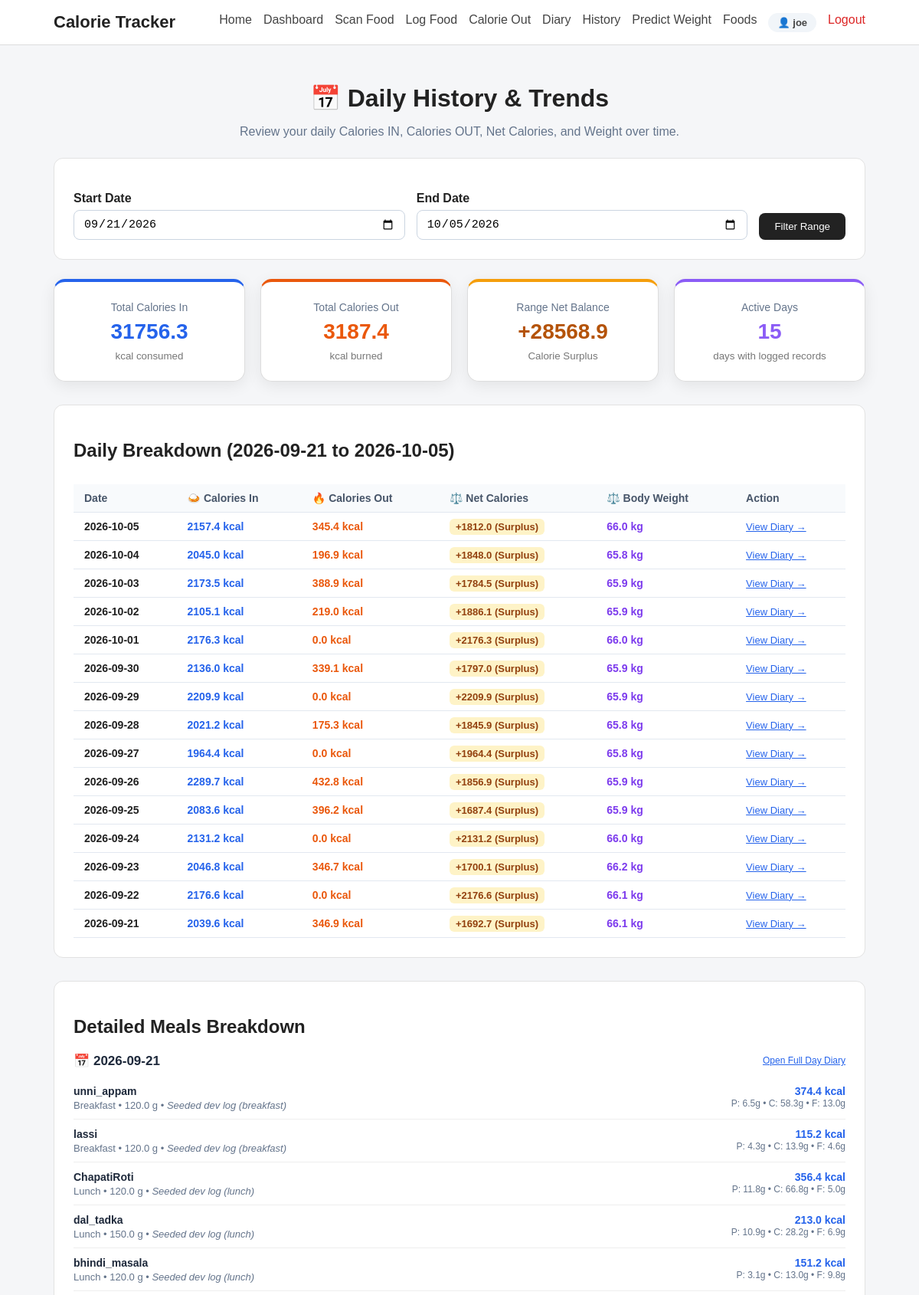
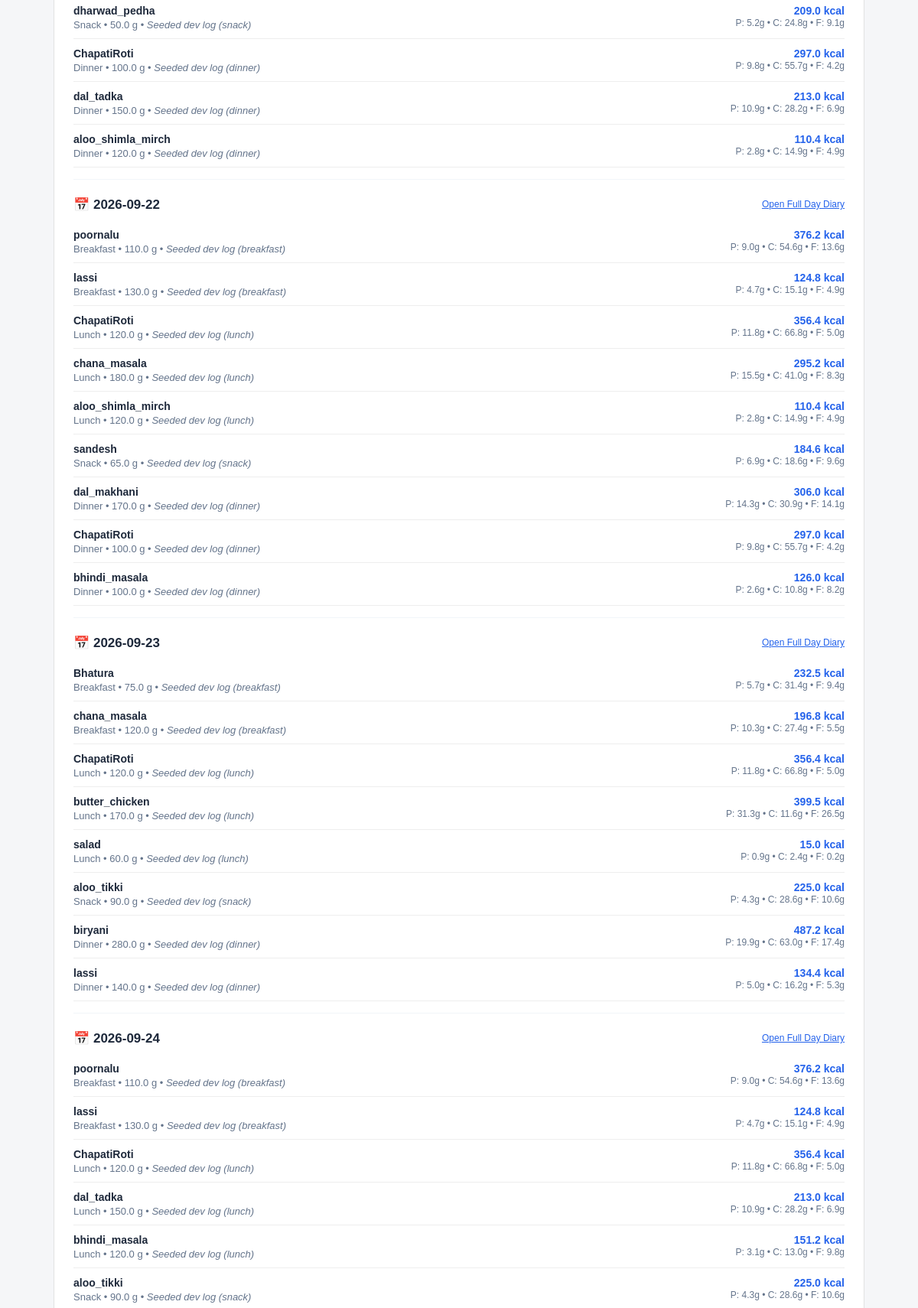
Screenshot of /history (signed in, upper part) with the database file from the repository (2 pictures, top to bottom).
### tables this page shows
CREATE TABLE users (
            id INTEGER PRIMARY KEY AUTOINCREMENT,
            username TEXT NOT NULL,
            email TEXT NOT NULL UNIQUE,
            password_hash TEXT NOT NULL,
            created_at TIMESTAMP DEFAULT CURRENT_TIMESTAMP
        );

CREATE TABLE calorie_in_records (
            id INTEGER PRIMARY KEY AUTOINCREMENT,
            user_id INTEGER NOT NULL,
            dish_name TEXT NOT NULL,
            quantity REAL NOT NULL,
            meal_type TEXT,
            calories REAL DEFAULT 0.0,
            carbohydrates REAL DEFAULT 0.0,
            protein REAL DEFAULT 0.0,
            fats REAL DEFAULT 0.0,
            free_sugar REAL DEFAULT 0.0,
            fibre REAL DEFAULT 0.0,
            sodium REAL DEFAULT 0.0,
            calcium REAL DEFAULT 0.0,
            iron REAL DEFAULT 0.0,
            vitamin_c REAL DEFAULT 0.0,
            folate REAL DEFAULT 0.0,
            notes TEXT DEFAULT '',
            recorded_date TEXT NOT NULL,
            recorded_time TEXT,
            created_at TIMESTAMP DEFAULT CURRENT_TIMESTAMP,
            FOREIGN KEY (user_id) REFERENCES users(id) ON DELETE CASCADE
        );

### app.py (the view)
@app.route(
    "/history",
    methods=["GET", "POST"]
)
@login_required
def history():
    user_id = session.get("user_id")
    if request.method == "POST":
        start_date = request.form.get("start_date", "").strip()
        end_date = request.form.get("end_date", "").strip()
    else:
        start_date = request.args.get("start_date", "").strip()
        end_date = request.args.get("end_date", "").strip()
    today = datetime.now()
    if not start_date and not end_date:
        end_date = today.strftime("%Y-%m-%d")
        start_date = (today - timedelta(days=14)).strftime("%Y-%m-%d")
    elif not start_date:
        start_date = (today - timedelta(days=14)).strftime("%Y-%m-%d")
    elif not end_date:
        end_date = today.strftime("%Y-%m-%d")
    try:
        start = datetime.strptime(start_date, "%Y-%m-%d")
        end = datetime.strptime(end_date, "%Y-%m-%d")
    except ValueError:
        flash("Please enter valid dates (YYYY-MM-DD).", "error")
        return redirect(url_for("history"))
    if start > end:
        flash("Start date must be before or equal to end date.", "error")
        return redirect(url_for("history"))
    daily_history = get_user_history_daily(user_id, start_date, end_date, order="DESC")
    entries = get_diary_range_user(user_id, start_date, end_date)
    grouped = group_by_date(entries)
    totals = calculate_totals(entries)
    total_in = float(totals.get("Calories (kcal)", 0.0))
    total_burned = float(sum(d["calories_out"] for d in daily_history))
    total_net = round(total_in - total_burned, 1)
    return render_template(
        "history.html",
        entries=entries,
        grouped=grouped,
        totals=totals,
        daily_history=daily_history,
        total_in=round(total_in, 1),
        total_burned=round(total_burned, 1),
        total_net=total_net,
        start_date=start_date,
        end_date=end_date
    )

### templates/history.html (shortened to what this page needs)
{% extends "base.html" %}
{% block content %}
<div class="page-header" style="text-align: center; margin-bottom: 25px;">
    <h1>📅 Daily History &amp; Trends</h1>
    <p style="color: #64748b;">
        Review your daily Calories IN, Calories OUT, Net Calories, and Weight over time.
    </p>
</div>
<div class="card" style="margin-bottom: 25px;">
    <form method="GET" action="{{ url_for('history') }}" style="display: flex; flex-wrap: wrap; gap: 15px; align-items: flex-end; justify-content: space-between;">
        <div style="flex: 1; min-width: 180px;">
            <label for="start_date" style="font-weight: 600; display: block; margin-bottom: 6px;">Start Date</label>
            <input
                type="date"
                id="start_date"
                name="start_date"
                value="{{ start_date }}"
                style="width: 100%; padding: 9px 12px; border: 1px solid #cbd5e1; border-radius: 8px;"
                required
            >
        </div>
        <div style="flex: 1; min-width: 180px;">
            <label for="end_date" style="font-weight: 600; display: block; margin-bottom: 6px;">End Date</label>
            <input
                type="date"
                id="end_date"
                name="end_date"
                value="{{ end_date }}"
                style="width: 100%; padding: 9px 12px; border: 1px solid #cbd5e1; border-radius: 8px;"
                required
            >
        </div>
        <div style="display: flex; gap: 8px;">
            <button type="submit" class="button" style="margin: 0; padding: 10px 20px;">
                Filter Range
            </button>
        </div>
    </form>
</div>
<div class="summary-grid" style="margin-bottom: 30px;">
    <div class="summary-card" style="border-top: 4px solid #2563eb;">
        <span style="color: #64748b; font-size: 14px;">Total Calories In</span>
        <strong style="color: #2563eb; font-size: 28px; margin: 8px 0;">
            {{ "%.1f"|format(total_in) }}
        </strong>
        <small>kcal consumed</small>
    </div>
    <div class="summary-card" style="border-top: 4px solid #ea580c;">
        <span style="color: #64748b; font-size: 14px;">Total Calories Out</span>
        <strong style="color: #ea580c; font-size: 28px; margin: 8px 0;">
            {{ "%.1f"|format(total_burned) }}
        </strong>
        <small>kcal burned</small>
    </div>
    <div class="summary-card" style="border-top: 4px solid {% if total_net > 0 %}#f59e0b{% elif total_net < 0 %}#10b981{% else %}#64748b{% endif %};">
        <span style="color: #64748b; font-size: 14px;">Range Net Balance</span>
        <strong style="color: {% if total_net > 0 %}#b45309{% elif total_net < 0 %}#047857{% else %}#334155{% endif %}; font-size: 28px; margin: 8px 0;">
            {{ "%+.1f"|format(total_net) }}
        </strong>
        <small>
            {% if total_net > 0 %}
                Calorie Surplus
            {% elif total_net < 0 %}
                Calorie Deficit
            {% else %}
                Balanced
            {% endif %}
        </small>
    </div>
    <div class="summary-card" style="border-top: 4px solid #8b5cf6;">
        <span style="color: #64748b; font-size: 14px;">Active Days</span>
        <strong style="color: #8b5cf6; font-size: 28px; margin: 8px 0;">
            {{ daily_history|length }}
        </strong>
        <small>days with logged records</small>
    </div>
</div>
<div class="card" style="margin-bottom: 30px;">
    <h2>Daily Breakdown ({{ start_date }} to {{ end_date }})</h2>
    {% if daily_history %}
        <div style="overflow-x: auto;">
            <table class="styled-table">
                <thead>
                    <tr>
                        <th>Date</th>
                        <th>🍛 Calories In</th>
                        <th>🔥 Calories Out</th>
                        <th>⚖️ Net Calories</th>
                        <th>⚖️ Body Weight</th>
                        <th>Action</th>
                    </tr>
                </thead>
                <tbody>
                    {% for row in daily_history %}
                    <tr>
                        <td><strong>{{ row.date }}</strong></td>
                        <td style="color: #2563eb; font-weight: 600;">
                            {{ "%.1f"|format(row.calories_in) }} kcal
                        </td>
                        <td style="color: #ea580c; font-weight: 600;">
                            {{ "%.1f"|format(row.calories_out) }} kcal
                        </td>
                        <td>
                            {% if row.net_calories > 0 %}
                                <span style="background: #fef3c7; color: #92400e; padding: 3px 8px; border-radius: 6px; font-weight: 600; font-size: 13px;">
                                    +{{ "%.1f"|format(row.net_calories) }} (Surplus)
                                </span>
                            {% elif row.net_calories < 0 %}
                                <span style="background: #d1fae5; color: #065f46; padding: 3px 8px; border-radius: 6px; font-weight: 600; font-size: 13px;">
                                    {{ "%.1f"|format(row.net_calories) }} (Deficit)
                                </span>
                            {% else %}
                                <span style="background: #f1f5f9; color: #475569; padding: 3px 8px; border-radius: 6px; font-weight: 600; font-size: 13px;">
                                    0.0 (Balanced)
                                </span>
                            {% endif %}
                        </td>
                        <td>
                            {% if row.weight_kg is not none %}
                                <strong style="color: #7c3aed;">{{ "%.1f"|format(row.weight_kg) }} kg</strong>
                            {% else %}
                                <span style="color: #94a3b8;">--</span>
                            {% endif %}
                        </td>
                        <td>
                            <a href="{{ url_for('diary_date', date=row.date) }}" style="color: #2563eb; font-size: 13px; text-decoration: underline;">
                                View Diary &rarr;
                            </a>
                        </td>
                    </tr>
                    {% endfor %}
                </tbody>
            </table>
        </div>
    {% else %}
        <p class="empty-message" style="padding: 30px 20px;">
            No food or exercise entries found between {{ start_date }} and {{ end_date }}.
        </p>
    {% endif %}
</div>
{% if grouped %}
<div class="card">
    <h2>Detailed Meals Breakdown</h2>
    {% for date_key, date_entries in grouped.items() %}
    <div style="margin-bottom: 22px; border-bottom: 1px solid #f1f5f9; padding-bottom: 15px;">
        <div style="display: flex; justify-content: space-between; align-items: center; margin-bottom: 10px;">
            <h3 style="margin: 0; font-size: 17px; color: #1e293b;">
                📅 {{ date_key }}
            </h3>
            <a href="{{ url_for('diary_date', date=date_key) }}" style="font-size: 12px; color: #2563eb; text-decoration: underline;">
                Open Full Day Diary
            </a>
        </div>
        {% for entry in date_entries %}
        <div class="diary-entry" style="padding: 10px 0;">
            <div>
                <strong style="color: #1e293b; font-size: 14px;">{{ entry.dish_name }}</strong>
                <p style="margin: 2px 0 0; color: #64748b; font-size: 13px;">
                    {{ entry.meal_type|capitalize }} &bull; {{ entry.weight }} g
                    {% if entry.notes %} &bull; <em>{{ entry.notes }}</em>{% endif %}
                </p>
            </div>
            <div style="text-align: right;">
                <strong style="color: #2563eb; font-size: 14px;">
                    {{ "%.1f"|format(entry.nutrition["Calories (kcal)"]) }} kcal
                </strong>
                <small style="display: block; color: #64748b; font-size: 12px;">
                    P: {{ "%.1f"|format(entry.nutrition["Protein (g)"]) }}g &bull;
                    C: {{ "%.1f"|format(entry.nutrition["Carbohydrates (g)"]) }}g &bull;
                    F: {{ "%.1f"|format(entry.nutrition["Fats (g)"]) }}g
                </small>
            </div>
        </div>
        {% endfor %}
    </div>
    {% endfor %}
</div>
{% endif %}
{% endblock %}

### templates/base.html (shortened to what this page needs)
<!DOCTYPE html>
<html lang="en">
<head>
    <link rel="stylesheet" href="{{ url_for('static', filename='css/style.css') }}">
</head>
<body>
    <nav class="navbar">
        <div class="nav-container">
            <a href="{{ url_for('home') }}" class="logo">
                Calorie Tracker
            </a>
            <div class="nav-links">
                <a href="{{ url_for('home') }}">
                    Home
                </a>
                {% if logged_in %}
                <a href="{{ url_for('dashboard') }}">
                    Dashboard
                </a>
                <a href="{{ url_for('food_scan') }}">
                    Scan Food
                </a>
                <a href="{{ url_for('log_food') }}">
                    Log Food
                </a>
                <a href="{{ url_for('calorie_out') }}">
                    Calorie Out
                </a>
                <a href="{{ url_for('diary') }}">
                    Diary
                </a>
                <a href="{{ url_for('history') }}">
                    History
                </a>
                <a href="{{ url_for('predict_weight') }}">
                    Predict Weight
                </a>
                <a href="{{ url_for('foods') }}">
                    Foods
                </a>
                <a href="{{ url_for('profile') }}" class="nav-user-badge">
                    👤 {{ current_user['username'] if current_user else 'Profile' }}
                </a>
                <a href="{{ url_for('logout') }}" class="nav-link-logout">
                    Logout
                </a>
                {% endif %}
            </div>
        </div>
    </nav>
    <main class="container">
        {% block content %}
        {% endblock %}
    </main>
</body>
</html>

### rows the page displays
users: username "joe"
calorie_in_records: recorded_date "2026-09-21", dish_name "unni_appam", meal_type "Breakfast", weight "120.0", notes "Seeded dev log (breakfast)", calories "374.4", protein "6.5", carbohydrates "58.3", fats "13.0"
calorie_in_records: dish_name "lassi", meal_type "Breakfast", weight "120.0", notes "Seeded dev log (breakfast)", calories "115.2", protein "4.3", carbohydrates "13.9", fats "4.6"
calorie_in_records: dish_name "ChapatiRoti", meal_type "Lunch", weight "120.0", notes "Seeded dev log (lunch)", calories "356.4", protein "11.8", carbohydrates "66.8", fats "5.0"
calorie_in_records: dish_name "dal_tadka", meal_type "Lunch", weight "150.0", notes "Seeded dev log (lunch)", calories "213.0", protein "10.9", carbohydrates "28.2", fats "6.9"
calorie_in_records: dish_name "bhindi_masala", meal_type "Lunch", weight "120.0", notes "Seeded dev log (lunch)", calories "151.2", protein "3.1", carbohydrates "13.0", fats "9.8"
calorie_in_records: dish_name "dharwad_pedha", meal_type "Snack", weight "50.0", notes "Seeded dev log (snack)", calories "209.0", protein "5.2", carbohydrates "24.8", fats "9.1"
calorie_in_records: dish_name "ChapatiRoti", meal_type "Dinner", weight "100.0", notes "Seeded dev log (dinner)", calories "297.0", protein "9.8", carbohydrates "55.7", fats "4.2"
calorie_in_records: dish_name "dal_tadka", meal_type "Dinner", weight "150.0", notes "Seeded dev log (dinner)", calories "213.0", protein "10.9", carbohydrates "28.2", fats "6.9"
calorie_in_records: dish_name "aloo_shimla_mirch", meal_type "Dinner", weight "120.0", notes "Seeded dev log (dinner)", calories "110.4", protein "2.8", carbohydrates "14.9", fats "4.9"
calorie_in_records: recorded_date "2026-09-22", dish_name "poornalu", meal_type "Breakfast", weight "110.0", notes "Seeded dev log (breakfast)", calories "376.2", protein "9.0", carbohydrates "54.6", fats "13.6"
calorie_in_records: dish_name "lassi", meal_type "Breakfast", weight "130.0", notes "Seeded dev log (breakfast)", calories "124.8", protein "4.7", carbohydrates "15.1", fats "4.9"
calorie_in_records: dish_name "ChapatiRoti", meal_type "Lunch", weight "120.0", notes "Seeded dev log (lunch)", calories "356.4", protein "11.8", carbohydrates "66.8", fats "5.0"
calorie_in_records: dish_name "chana_masala", meal_type "Lunch", weight "180.0", notes "Seeded dev log (lunch)", calories "295.2", protein "15.5", carbohydrates "41.0", fats "8.3"
calorie_in_records: dish_name "aloo_shimla_mirch", meal_type "Lunch", weight "120.0", notes "Seeded dev log (lunch)", calories "110.4", protein "2.8", carbohydrates "14.9", fats "4.9"
calorie_in_records: dish_name "sandesh", meal_type "Snack", weight "65.0", notes "Seeded dev log (snack)", calories "184.6", protein "6.9", carbohydrates "18.6", fats "9.6"
calorie_in_records: dish_name "dal_makhani", meal_type "Dinner", weight "170.0", notes "Seeded dev log (dinner)", calories "306.0", protein "14.3", carbohydrates "30.9", fats "14.1"
calorie_in_records: dish_name "ChapatiRoti", meal_type "Dinner", weight "100.0", notes "Seeded dev log (dinner)", calories "297.0", protein "9.8", carbohydrates "55.7", fats "4.2"
calorie_in_records: dish_name "bhindi_masala", meal_type "Dinner", weight "100.0", notes "Seeded dev log (dinner)", calories "126.0", protein "2.6", carbohydrates "10.8", fats "8.2"
calorie_in_records: recorded_date "2026-09-23", dish_name "Bhatura", meal_type "Breakfast", weight "75.0", notes "Seeded dev log (breakfast)", calories "232.5", protein "5.7", carbohydrates "31.4", fats "9.4"
calorie_in_records: dish_name "chana_masala", meal_type "Breakfast", weight "120.0", notes "Seeded dev log (breakfast)", calories "196.8", protein "10.3", carbohydrates "27.4", fats "5.5"
calorie_in_records: dish_name "ChapatiRoti", meal_type "Lunch", weight "120.0", notes "Seeded dev log (lunch)", calories "356.4", protein "11.8", carbohydrates "66.8", fats "5.0"
calorie_in_records: dish_name "butter_chicken", meal_type "Lunch", weight "170.0", notes "Seeded dev log (lunch)", calories "399.5", protein "31.3", carbohydrates "11.6", fats "26.5"
calorie_in_records: dish_name "salad", meal_type "Lunch", weight "60.0", notes "Seeded dev log (lunch)", calories "15.0", protein "0.9", carbohydrates "2.4", fats "0.2"
calorie_in_records: dish_name "aloo_tikki", meal_type "Snack", weight "90.0", notes "Seeded dev log (snack)", calories "225.0", protein "4.3", carbohydrates "28.6", fats "10.6"
calorie_in_records: dish_name "biryani", meal_type "Dinner", weight "280.0", notes "Seeded dev log (dinner)", calories "487.2", protein "19.9", carbohydrates "63.0", fats "17.4"
calorie_in_records: dish_name "lassi", meal_type "Dinner", weight "140.0", notes "Seeded dev log (dinner)", calories "134.4", protein "5.0", carbohydrates "16.2", fats "5.3"
calorie_in_records: recorded_date "2026-09-24", dish_name "poornalu", meal_type "Breakfast", weight "110.0", notes "Seeded dev log (breakfast)", calories "376.2", protein "9.0", carbohydrates "54.6", fats "13.6"
calorie_in_records: dish_name "lassi", meal_type "Breakfast", weight "130.0", notes "Seeded dev log (breakfast)", calories "124.8", protein "4.7", carbohydrates "15.1", fats "4.9"
calorie_in_records: dish_name "ChapatiRoti", meal_type "Lunch", weight "120.0", notes "Seeded dev log (lunch)", calories "356.4", protein "11.8", carbohydrates "66.8", fats "5.0"
calorie_in_records: dish_name "dal_tadka", meal_type "Lunch", weight "150.0", notes "Seeded dev log (lunch)", calories "213.0", protein "10.9", carbohydrates "28.2", fats "6.9"
calorie_in_records: dish_name "bhindi_masala", meal_type "Lunch", weight "120.0", notes "Seeded dev log (lunch)", calories "151.2", protein "3.1", carbohydrates "13.0", fats "9.8"
calorie_in_records: dish_name "aloo_tikki", meal_type "Snack", weight "90.0", notes "Seeded dev log (snack)", calories "225.0", protein "4.3", carbohydrates "28.6", fats "10.6"

### other values shown
{{ "%.1f"|format(total_in) }} "31756.3"
{{ "%.1f"|format(total_burned) }} "3187.4"
{{ "%+.1f"|format(total_net) }} "+28568.9"
{{ daily_history|length }} "15"
{{ start_date }} "2026-09-21"
{{ end_date }} "2026-10-05"
{{ row.date }} "2026-10-05" "2026-10-04" "2026-10-03" "2026-10-02" "2026-10-01" "2026-09-30" "2026-09-29" "2026-09-28" "2026-09-27" "2026-09-26" "2026-09-25" "2026-09-24" "2026-09-23" "2026-09-22" "2026-09-21"
{{ "%.1f"|format(row.calories_in) }} "2157.4" "2045.0" "2173.5" "2105.1" "2176.3" "2136.0" "2209.9" "2021.2" "1964.4" "2289.7" "2083.6" "2131.2" "2046.8" "2176.6" "2039.6"
{{ "%.1f"|format(row.calories_out) }} "345.4" "196.9" "388.9" "219.0" "0.0" "339.1" "0.0" "175.3" "0.0" "432.8" "396.2" "0.0" "346.7" "0.0" "346.9"
{{ "%.1f"|format(row.net_calories) }} "1812.0" "1848.0" "1784.5" "1886.1" "2176.3" "1797.0" "2209.9" "1845.9" "1964.4" "1856.9" "1687.4" "2131.2" "1700.1" "2176.6" "1692.7"
{{ "%.1f"|format(row.weight_kg) }} "66.0" "65.8" "65.9" "65.9" "66.0" "65.9" "65.9" "65.8" "65.8" "65.9" "65.9" "66.0" "66.2" "66.1" "66.1"
